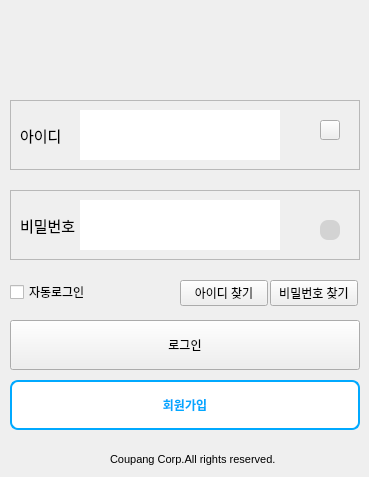
     <widget class="QWidget" name="login_page">
      <widget class="QFrame" name="frame">
       <property name="geometry">
        <rect>
         <x>10</x>
         <y>100</y>
         <width>350</width>
         <height>70</height>
        </rect>
       </property>
       <property name="minimumSize">
        <size>
         <width>350</width>
         <height>70</height>
        </size>
       </property>
       <property name="maximumSize">
        <size>
         <width>350</width>
         <height>70</height>
        </size>
       </property>
       <property name="frameShape">
        <enum>QFrame::Shape::StyledPanel</enum>
       </property>
       <property name="frameShadow">
        <enum>QFrame::Shadow::Raised</enum>
       </property>
       <widget class="QLineEdit" name="insert_id">
        <property name="geometry">
         <rect>
          <x>70</x>
          <y>10</y>
          <width>200</width>
          <height>50</height>
         </rect>
        </property>
        <property name="minimumSize">
         <size>
          <width>200</width>
          <height>50</height>
         </size>
        </property>
        <property name="maximumSize">
         <size>
          <width>200</width>
          <height>50</height>
         </size>
        </property>
        <property name="styleSheet">
         <string notr="true">QLineEdit {
    border: none;
    background: white;  /* 필요 시 배경 설정 */
    color: black;        /* 글자색 */
}</string>
        </property>
        <property name="text">
         <string/>
        </property>
       </widget>
       <widget class="QLabel" name="ID">
        <property name="geometry">
         <rect>
          <x>10</x>
          <y>20</y>
          <width>66</width>
          <height>31</height>
         </rect>
        </property>
        <property name="font">
         <font>
          <pointsize>11</pointsize>
         </font>
        </property>
        <property name="text">
         <string>아이디</string>
        </property>
       </widget>
       <widget class="QPushButton" name="x_btn">
        <property name="geometry">
         <rect>
          <x>310</x>
          <y>20</y>
          <width>20</width>
          <height>20</height>
         </rect>
        </property>
        <property name="minimumSize">
         <size>
          <width>20</width>
          <height>20</height>
         </size>
        </property>
        <property name="maximumSize">
         <size>
          <width>20</width>
          <height>20</height>
         </size>
        </property>
        <property name="styleSheet">
         <string notr="true">    QPushButton {
        background-color: #D3D3D3;  /* 연한 회색 */
        color: black;              /* 검정 글자 */
        border: none;
        border-radius: 8px;
        padding: 10px 20px;
    }
font: 600 11pt &quot;Ubuntu Sans&quot;;</string>
        </property>
        <property name="text">
         <string/>
        </property>
        <property name="icon">
         <iconset resource="mainIcon.qrc">
          <normaloff>:/mainIcon/btn_close_showroom.png</normaloff>:/mainIcon/btn_close_showroom.png</iconset>
        </property>
       </widget>
      </widget>
      <widget class="QPushButton" name="login_btn">
       <property name="geometry">
        <rect>
         <x>10</x>
         <y>320</y>
         <width>350</width>
         <height>50</height>
        </rect>
       </property>
       <property name="minimumSize">
        <size>
         <width>350</width>
         <height>50</height>
        </size>
       </property>
       <property name="maximumSize">
        <size>
         <width>350</width>
         <height>50</height>
        </size>
       </property>
       <property name="text">
        <string>로그인</string>
       </property>
      </widget>
      <widget class="QPushButton" name="makeid_btn">
       <property name="geometry">
        <rect>
         <x>10</x>
         <y>380</y>
         <width>350</width>
         <height>50</height>
        </rect>
       </property>
       <property name="minimumSize">
        <size>
         <width>350</width>
         <height>0</height>
        </size>
       </property>
       <property name="maximumSize">
        <size>
         <width>300</width>
         <height>50</height>
        </size>
       </property>
       <property name="styleSheet">
        <string notr="true">QPushButton {
        background-color:white ;
        color: #00A9FF;
        font-weight: bold;
		border: 2px solid #00A9FF; 
        border-radius: 8px;
        padding: 10px 20px;
    }
    QPushButton:hover {
        background-color: #0088CC;
    }</string>
       </property>
       <property name="text">
        <string>회원가입</string>
       </property>
      </widget>
      <widget class="QCheckBox" name="auto_login">
       <property name="geometry">
        <rect>
         <x>10</x>
         <y>280</y>
         <width>92</width>
         <height>24</height>
        </rect>
       </property>
       <property name="text">
        <string>자동로그인</string>
       </property>
      </widget>
      <widget class="QLabel" name="label_2">
       <property name="geometry">
        <rect>
         <x>110</x>
         <y>450</y>
         <width>171</width>
         <height>18</height>
        </rect>
       </property>
       <property name="font">
        <font>
         <pointsize>8</pointsize>
        </font>
       </property>
       <property name="text">
        <string>Coupang Corp.All rights reserved.</string>
       </property>
      </widget>
      <widget class="QFrame" name="frame_2">
       <property name="geometry">
        <rect>
         <x>10</x>
         <y>190</y>
         <width>350</width>
         <height>70</height>
        </rect>
       </property>
       <property name="minimumSize">
        <size>
         <width>350</width>
         <height>70</height>
        </size>
       </property>
       <property name="maximumSize">
        <size>
         <width>350</width>
         <height>70</height>
        </size>
       </property>
       <property name="frameShape">
        <enum>QFrame::Shape::StyledPanel</enum>
       </property>
       <property name="frameShadow">
        <enum>QFrame::Shadow::Raised</enum>
       </property>
       <widget class="QLineEdit" name="insert_pass">
        <property name="geometry">
         <rect>
          <x>70</x>
          <y>10</y>
          <width>200</width>
          <height>50</height>
         </rect>
        </property>
        <property name="minimumSize">
         <size>
          <width>200</width>
          <height>50</height>
         </size>
        </property>
        <property name="maximumSize">
         <size>
          <width>200</width>
          <height>50</height>
         </size>
        </property>
        <property name="styleSheet">
         <string notr="true">QLineEdit {
    border: none;
    background: white;  /* 필요 시 배경 설정 */
    color: black;        /* 글자색 */
}</string>
        </property>
        <property name="text">
         <string/>
        </property>
        <property name="echoMode">
         <enum>QLineEdit::EchoMode::Password</enum>
        </property>
       </widget>
       <widget class="QLabel" name="ID_2">
        <property name="geometry">
         <rect>
          <x>10</x>
          <y>20</y>
          <width>71</width>
          <height>31</height>
         </rect>
        </property>
        <property name="font">
         <font>
          <pointsize>11</pointsize>
         </font>
        </property>
        <property name="text">
         <string>비밀번호</string>
        </property>
       </widget>
       <widget class="QPushButton" name="look_btn">
        <property name="geometry">
         <rect>
          <x>310</x>
          <y>30</y>
          <width>20</width>
          <height>20</height>
         </rect>
        </property>
        <property name="minimumSize">
         <size>
          <width>20</width>
          <height>20</height>
         </size>
        </property>
        <property name="maximumSize">
         <size>
          <width>20</width>
          <height>20</height>
         </size>
        </property>
        <property name="styleSheet">
         <string notr="true">    QPushButton {
        background-color: #D3D3D3;  /* 연한 회색 */
        color: black;              /* 검정 글자 */
        border: none;
        border-radius: 8px;
        padding: 10px 20px;
    }
</string>
        </property>
        <property name="text">
         <string/>
        </property>
        <property name="icon">
         <iconset resource="mainIcon.qrc">
          <normaloff>:/mainIcon/ic_advertising_mini_sdp.png</normaloff>:/mainIcon/ic_advertising_mini_sdp.png</iconset>
        </property>
       </widget>
      </widget>
      <widget class="QPushButton" name="search_id">
       <property name="geometry">
        <rect>
         <x>180</x>
         <y>280</y>
         <width>88</width>
         <height>26</height>
        </rect>
       </property>
       <property name="text">
        <string>아이디 찾기</string>
       </property>
      </widget>
      <widget class="QPushButton" name="search_pw">
       <property name="geometry">
        <rect>
         <x>270</x>
         <y>280</y>
         <width>88</width>
         <height>26</height>
        </rect>
       </property>
       <property name="text">
        <string>비밀번호 찾기</string>
       </property>
      </widget>
      <widget class="QLabel" name="LOGO_2">
       <property name="geometry">
        <rect>
         <x>50</x>
         <y>20</y>
         <width>280</width>
         <height>50</height>
        </rect>
       </property>
       <property name="minimumSize">
        <size>
         <width>280</width>
         <height>50</height>
        </size>
       </property>
       <property name="maximumSize">
        <size>
         <width>280</width>
         <height>50</height>
        </size>
       </property>
       <property name="font">
        <font>
         <pointsize>31</pointsize>
        </font>
       </property>
       <property name="text">
        <string/>
       </property>
       <property name="pixmap">
        <pixmap resource="mainIcon.qrc">:/mainIcon/coucou_logo_width.png</pixmap>
       </property>
       <property name="scaledContents">
        <bool>true</bool>
       </property>
       <property name="alignment">
        <set>Qt::AlignmentFlag::AlignCenter</set>
       </property>
      </widget>
     </widget>
